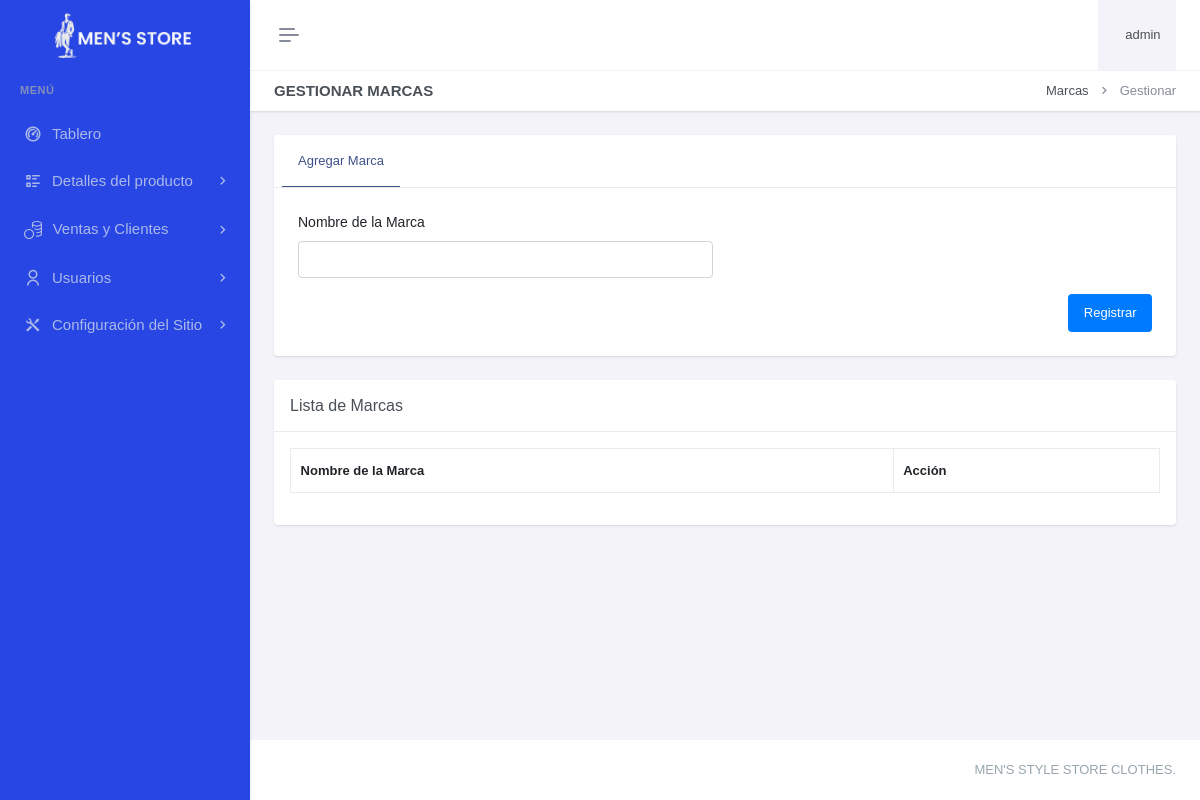
The page /paneladministrador/detallesproducto/marca/gestionar-marca.php (signed in) on the database as committed earlier.
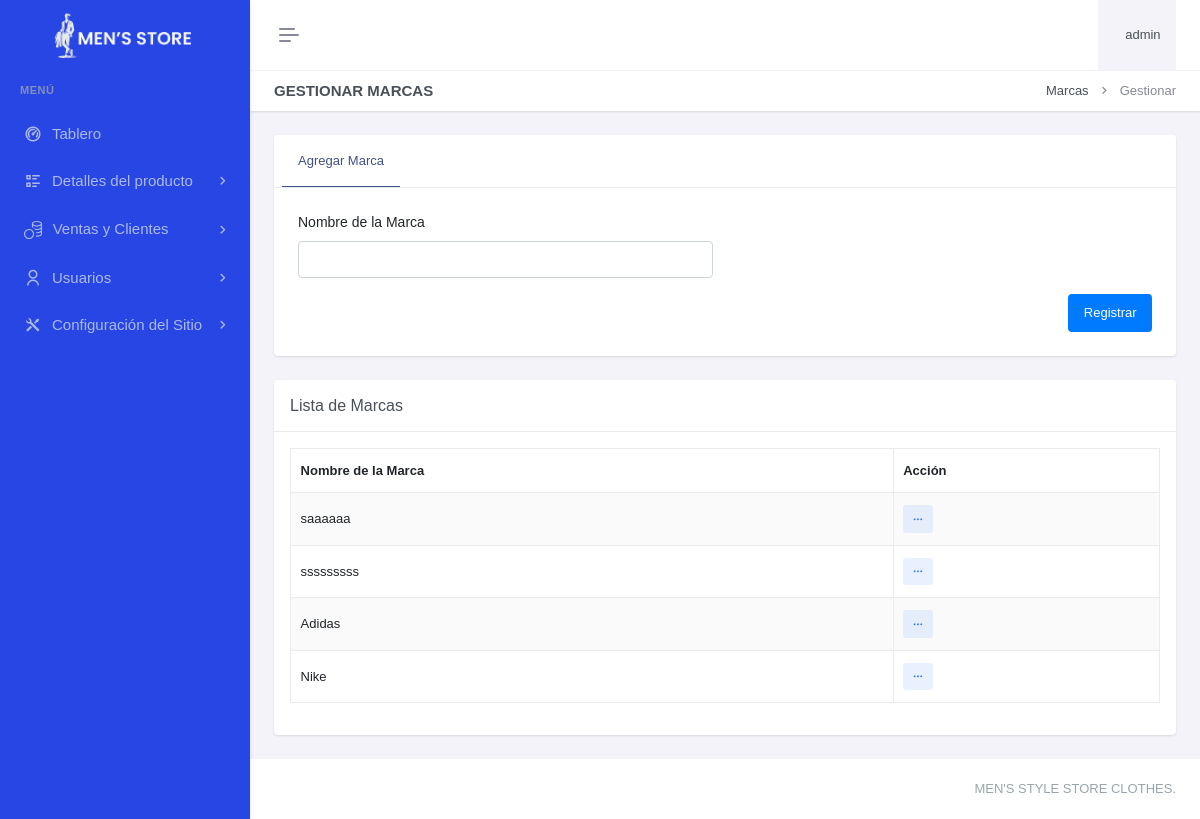
The same page on the database as committed later.
### tables this page shows
CREATE TABLE `marca` (
  `marId` int(11) NOT NULL,
  `marNombre` varchar(50) DEFAULT NULL,
  `marImg` varchar(255) NOT NULL,
  `marFechaRegis` datetime DEFAULT current_timestamp()
);

### paneladministrador/detallesproducto/marca/gestionar-marca.php (the view, shortened to what the changed rows need)
<?php
include "../../header.php";
include "../../sidebar.php";
?>
<div class="main-content">
    <div class="page-content">
        <div class="container-fluid">
            <div class="row">
                <div class="col-xxl-9">
                    <div class="card mt-4">
                        <div class="card-body">
                            <table id="example" class="table table-bordered dt-responsive nowrap table-striped align-middle" style="width:100%">
                                <thead>
                                    <tr>
                                        <th>Nombre de la Marca</th>
                                        <th class="accion-col">Acción</th>
                                    </tr>
                                </thead>
                                <tbody>
                                    <?php
                                    $query = "SELECT * FROM marca ORDER BY marId DESC";
                                    $result = mysqli_query($con, $query);
                                    while ($row = mysqli_fetch_assoc($result)) {
                                        echo "<tr id='marca-{$row['marId']}'>
                                                <td>{$row['marNombre']}</td>
                                                <td>
                                                    <div class='dropdown d-inline-block'>
                                                        <button class='btn btn-soft-secondary btn-sm dropdown' type='button' data-bs-toggle='dropdown' aria-expanded='false'>
                                                            <i class='ri-more-fill align-middle'></i>
                                                        </button>
                                                        <ul class='dropdown-menu dropdown-menu-end'>
                                                            <li><a href='editarmarca.php?id={$row['marId']}' class='dropdown-item edit-item-btn'><i class='ri-pencil-fill align-bottom me-2 text-muted'></i> Editar</a></li>
                                                            <li>
                                                                <a href='javascript:void(0);' class='dropdown-item remove-item-btn' onclick='confirmDeleteMarca({$row['marId']})'>
                                                                    <i class='ri-delete-bin-fill align-bottom me-2 text-muted'></i> Eliminar
                                                                </a>
                                                            </li>
                                                        </ul>
                                                    </div>
                                                </td>
                                            </tr>";
                                    }
                                    ?>
                                </tbody>
                            </table>
                        </div>
                    </div>
                </div>
            </div>
        </div>
    </div>
    </div>
<?php include "../../footer.php"; ?>

Rows that differ between the two databases and show on the page:
added marca: marNombre "saaaaaa"
added marca: marNombre "sssssssss"
added marca: marNombre "Adidas"
added marca: marNombre "Nike"
